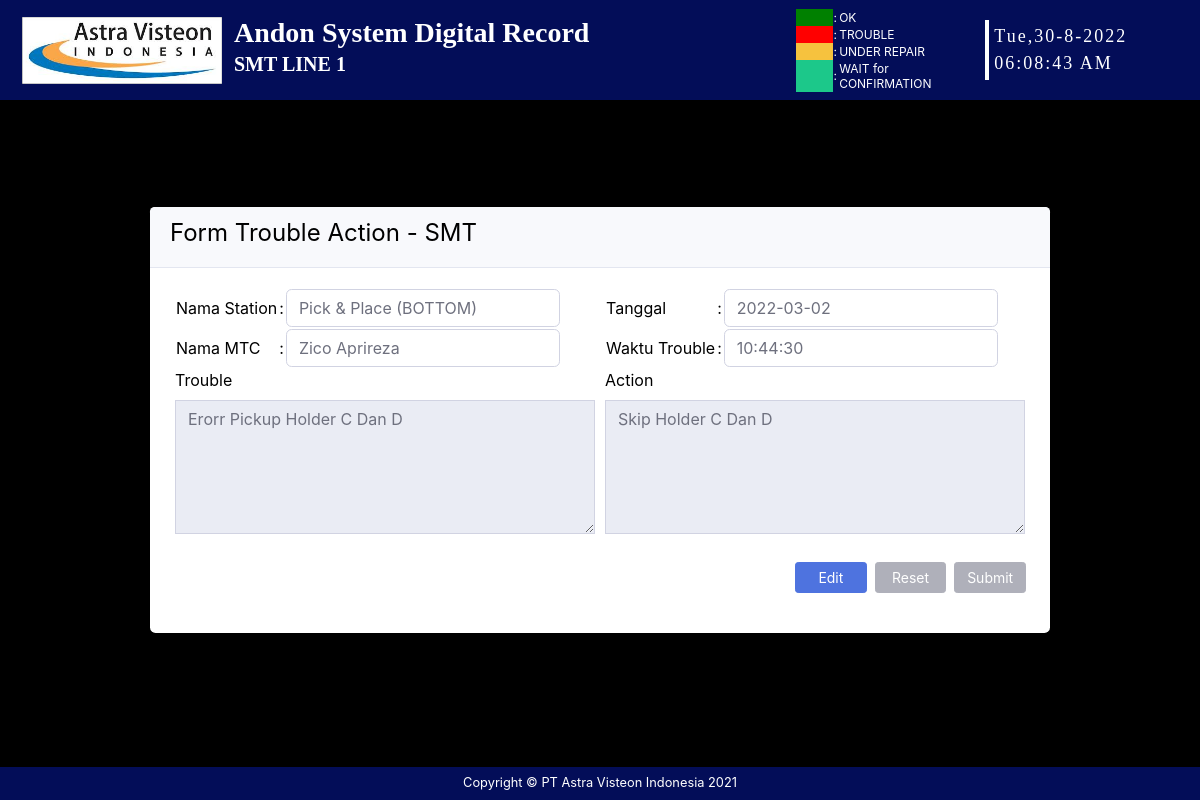
The page /formcheck.php?idtrouble=188&station=12 on the database its author committed.
### tables this page shows
CREATE TABLE IF NOT EXISTS `smt_action` (
  `no` int(11) NOT NULL AUTO_INCREMENT,
  `id_trouble` int(10) NOT NULL,
  `date_trouble` date NOT NULL,
  `time_trouble` time NOT NULL,
  `no_station` int(10) NOT NULL,
  `nama_station` tinytext NOT NULL,
  `trouble` text NOT NULL,
  `action` text NOT NULL,
  `name` tinytext NOT NULL,
  PRIMARY KEY (`no`),
  KEY `no_station` (`no_station`),
  KEY `id-trouble` (`id_trouble`)
);

### formcheck.php (the view, shortened to what this page needs)
 <?php
include "connect.php";
$no_station = $_GET['station'];
$id_trouble = $_GET['idtrouble'];
?>
<html lang="en">
<head>
  <link href="css/sb-admin-2.css" rel="stylesheet">
</head>
<body>
<nav class="navbar navbar-expand fixed-top bg-bluedark mb-4" style="height: 100px;">
  <?php require 'navbar.php'; ?>
</nav>
<div class="d-flex align-items-center min-vh-100">
      <div id="content" style="padding-top: 110px; padding-bottom: 20px; width: 100%">
        <div class="container" style="padding-left: 10%; padding-right: 10%;">
          <div class="row" style="width: 100%">
            <div class="card" style="width: 100%; margin-bottom: 50px;">
              <div class="card-header"><h4> Form Trouble Action - SMT</h4></div>
              <div class="card-body">
                <form method='post' action='formpost.php?form=2' autocomplete='off' onsubmit="return confirm('Anda sudah yakin dengan data yang anda masukkan ?');">
                <?php
                $query = mysqli_query($connect,"SELECT * FROM smt_action WHERE id_trouble = '$id_trouble' AND no_station = '$no_station'");
                if(mysqli_num_rows($query) != 0){
                  $data1=mysqli_fetch_array($query);
                  $date_trouble = $data1['date_trouble'];
                  $time_trouble = $data1['time_trouble'];
                  $nama_station = $data1['nama_station'];
                  $trouble      = $data1['trouble'];
                  $action       = $data1['action'];
                  $mtc          = $data1['name'];
                  } ?>
                  <div class="row text-danger">
                    <div class="col-md-6">
                      <table>
                      <tr><td>Nama Station</td>
                          <td> : </td>
                          <td><input type="text" name="station" id="station" class="form-control bg-white" value="<?=$nama_station?>" readonly /></td></tr>
                      <tr><td>Nama MTC</td>
                          <td> : </td>
                          <td><input type="text" name="mtc" id="mtc" class="form-control bg-white" value="<?=$mtc?>" style='text-transform: capitalize;' readonly /></td></tr>
                      </table>
                    </div>
                    <div class="col-md-6">
                      <table>
                      <tr><td>Tanggal</td>
                          <td> : </td>
                          <td><input type="text" name="date" id="date" class="form-control bg-white" value="<?=$date_trouble?>" readonly /></td></tr>
                      <tr><td>Waktu Trouble</td>
                          <td> : </td>
                          <td><input type="text" name="time" id="time" class="form-control bg-white" value="<?=$time_trouble?>" readonly /></td></tr>
                      </table>
                    </div>
                  </div>
                  <div class="row">
                    <div class="col-md-6">
                      <label for="trouble">Trouble</label>
                      <textarea name='trouble' id='trouble' rows='5' class='form-control rounded-0' maxlength="100" style='text-transform: capitalize;' readonly><?php echo $trouble ?></textarea><br />
                    </div>
                    <div class="col-md-6">
                      <label for="action">Action</label>
                      <textarea name='action' id='action' rows='5' class='form-control rounded-0' maxlength="100" style='text-transform: capitalize;' readonly><?php echo $action ?></textarea><br />
                    </div>
                  </div>
                  <div class="row d-flex flex-row-reverse py-1 px-0">
                  <input class="col-sm-1 btn btn-sm btn-secondary mx-1" type="submit" name="submit" id="submit" value="Submit" disabled />
                  <input class="col-sm-1 btn btn-sm btn-secondary mx-1" type="reset" name="reset" id="reset" value="Reset" disabled />
                  <input class="col-sm-1 btn btn-sm btn-primary mx-1" type="button" name="edit" id="edit" value="Edit" onclick="editform()" />
                  </div>
                </form>
              </div>
            </div>
          </div>
        </div>
      </div>
</div>
<footer class="sticky-footer bg-bluedark">
  <div class="container my-auto">
    <div class="copyright text-center my-auto">
      <span>Copyright &copy; PT Astra Visteon Indonesia 2021</span>
    </div>
  </div>
</footer>
</body>
</html>

### rows shown on the page
smt_action: station "Pick & Place (BOTTOM)", mtc "Zico Aprireza", date "2022-03-02", time "10:44:30", trouble "Erorr pickup holder C dan d", action "Skip holder c Dan d"
